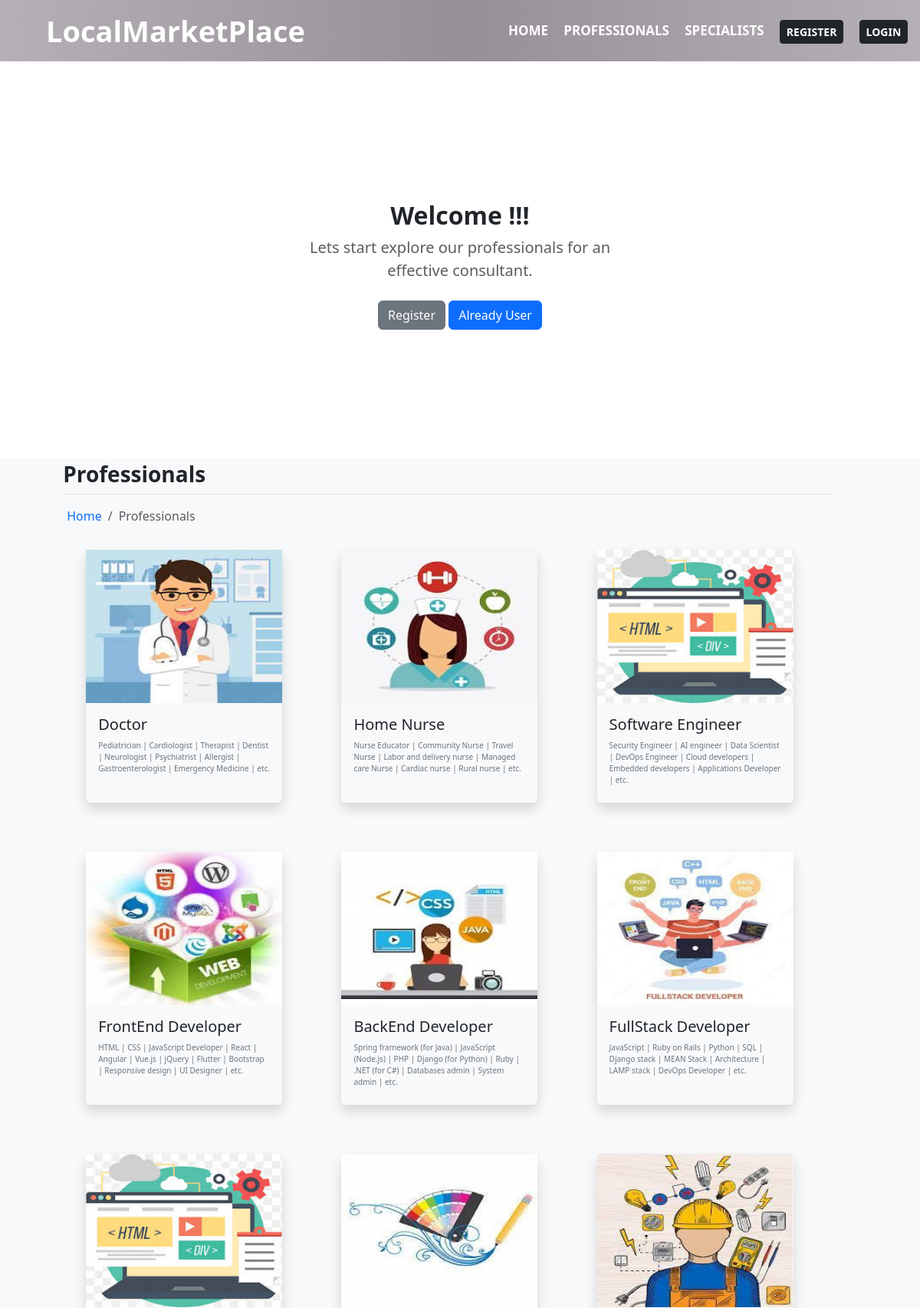
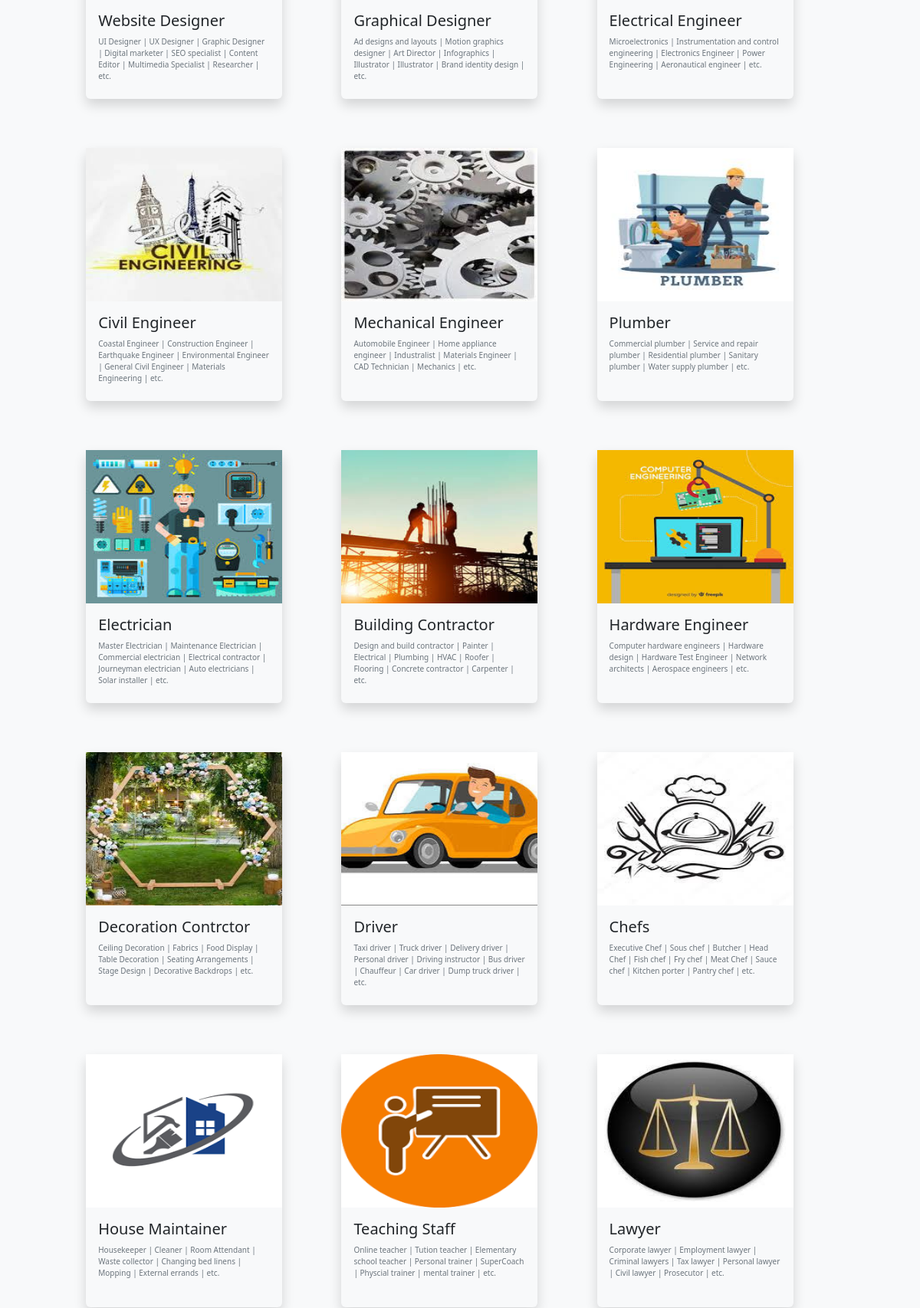
/professionals/ (upper part), run on the app's committed database (2 pictures, top to bottom).
### app_layouts/models.py (models this page shows, shortened)
class Profession(models.Model):
    Profession_category=models.CharField(max_length=150,null=False,blank=False)
    Image=models.ImageField(upload_to=getFileName,null=True,blank=True)
    Description=models.TextField(max_length=750,null=True,blank=True)
    Status=models.BooleanField(default=False,help_text="0-show status || 1- hidden")
    Emergant_freelancer=models.BooleanField(default=True,help_text="0-show status || 1- hidden")
    Created_at=models.DateTimeField(auto_now_add=True)

### app_layouts/views.py (the view)
# urls.py: path('professionals/',views.professional,name='professionals'),
def professional(request):
    profession=Profession.objects.filter(Status=1)
    return render(request,'professionals.html',{"profession":profession})

### app_layouts/templates/professionals.html (shortened to what this page needs)
{% extends 'default_page.html' %}
{% block title %}
{% load static %}
{% endblock title %}
{% block body %}
{% include 'navbar.html' %}
    <section>
        <div class="container">
                {% include 'success_msg.html' %}
        </div>
    </section>
    <section class="py-5 text-center container" style="margin-top: 70px;">
        <div class="row py-lg-5">
            <div class="col-lg-6 col-md-8 mx-auto">
                <div class="fw-light"><h2><b>Welcome !!!</b></h2></div>
                <p class="lead text-muted">Lets start explore our professionals for an effective consultant.</p>
                <p>
                    <a href="{% url 'registeration' %}" class="btn btn-secondary my-2">Register</a>
                    <a href="{% url 'login' %}" class="btn btn-primary my-2">Already User</a>
                </p>
            </div>
        </div>
    </section>
    <section class="bg-light py-1 my-5">
        <div class="container-fluid">
            <div class="row">
                <div class="col-12">
                    <div class="mb-3" style="margin-left: -30px;">
                        <h3 class=""><b>Professionals</b></h3>
                        <hr style="margin-top: 0px; border-color: #9aa8ac">
                    </div>
                </div>
            </div>
        </div>
        <div class="container-fluid">
            <div class="row">
                <nav aria-label="breadcrumb" style="margin-left: -25px;">
                    <ol class="breadcrumb">
                        <li class="breadcrumb-item"><a href="{% url 'home' %}" style="text-decoration: none;">Home</a></li>
                        <li class="breadcrumb-item active" aria-current="page">Professionals</li>
                    </ol>
                </nav>
                {% for i in profession %}
                <div class="col-md-3 me-auto" style="width: 280px;">
                    <a href="{% url 'professionals' i.Profession_category %}" style="text-decoration: none;">
                        <div class="card my-3 border border-0 shadow mb-5 bg-body-tertiary rounded" style="height: 330px;">
                            <img src="{{i.Image.url}}" class="card-image-top" alt="Profession" style="height: 200px;">
                            <div class="card-body">
                                <h5 class="card-title text-dark">{{i.Profession_category}}</h5>
                                <p class="card-text text-secondary" style="font-size: 10px;">{{i.Description}}</p>
                            </div>
                        </div>
                    </a>
                </div>
                {% endfor %}
            </div>
        </div>
    </section>
{% include 'footer.html' %}
{% endblock body %}

### static/Navbar.css (style rules this page uses)
* { padding: 0; margin: 0; text-decoration: none; list-style: none; box-sizing: border-box; }
body { font-family: poppins; }
section { padding: 2 rem 9%; }

### static/footer.css (style rules this page uses)
.row { width: 85%; margin: auto; display: flex; flex-wrap: wrap; align-items:flex-start ; justify-content: space-between; }

### data on the page
Profession: Image (picture), Profession_category "Doctor", Description "Pediatrician | Cardiologist | Therapist | Dentist | Neurologist | Psychiatrist | Allergist | Gastroenterologist | Emergency Medicine | etc."
Profession: Image (picture), Profession_category "Home Nurse", Description "Nurse Educator | Community Nurse | Travel Nurse | Labor and delivery nurse | Managed care Nurse | Cardiac nurse | Rural nurse | etc."
Profession: Image (picture), Profession_category "Software Engineer", Description "Security Engineer | AI engineer | Data Scientist | DevOps Engineer | Cloud developers | Embedded developers | Applications Developer | etc."
Profession: Image (picture), Profession_category "FrontEnd Developer", Description "HTML | CSS | JavaScript Developer | React | Angular | Vue.js | jQuery | Flutter | Bootstrap | Responsive design | UI Designer | etc."
Profession: Image (picture), Profession_category "BackEnd Developer", Description "Spring framework (for Java) | JavaScript (Node.js) | PHP | Django (for Python) | Ruby | .NET (for C#) | Databases admin | System admin | etc."
Profession: Image (picture), Profession_category "FullStack Developer", Description "JavaScript | Ruby on Rails | Python | SQL | Django stack | MEAN Stack | Architecture | LAMP stack | DevOps Developer | etc."
Profession: Image (picture), Profession_category "Website Designer", Description "UI Designer | UX Designer | Graphic Designer | Digital marketer | SEO specialist | Content Editor | Multimedia Specialist | Researcher | etc."
Profession: Image (picture), Profession_category "Graphical Designer", Description "Ad designs and layouts | Motion graphics designer | Art Director | Infographics | Illustrator | Illustrator | Brand identity design | etc."
Profession: Image (picture), Profession_category "Electrical Engineer", Description "Microelectronics | Instrumentation and control engineering | Electronics Engineer | Power Engineering | Aeronautical engineer | etc."
Profession: Image (picture), Profession_category "Civil Engineer", Description "Coastal Engineer | Construction Engineer | Earthquake Engineer | Environmental Engineer | General Civil Engineer | Materials Engineering | etc."
Profession: Image (picture), Profession_category "Mechanical Engineer", Description "Automobile Engineer | Home appliance engineer | Industralist | Materials Engineer | CAD Technician | Mechanics | etc."
Profession: Image (picture), Profession_category "Plumber", Description "Commercial plumber | Service and repair plumber | Residential plumber | Sanitary plumber | Water supply plumber | etc."
Profession: Image (picture), Profession_category "Electrician", Description "Master Electrician | Maintenance Electrician | Commercial electrician | Electrical contractor | Journeyman electrician | Auto electricians | Solar installer | etc."
Profession: Image (picture), Profession_category "Building Contractor", Description "Design and build contractor | Painter | Electrical | Plumbing | HVAC | Roofer | Flooring | Concrete contractor | Carpenter | etc."
Profession: Image (picture), Profession_category "Hardware Engineer", Description "Computer hardware engineers | Hardware design | Hardware Test Engineer | Network architects | Aerospace engineers | etc."
Profession: Image (picture), Profession_category "Decoration Contrctor", Description "Ceiling Decoration | Fabrics | Food Display | Table Decoration | Seating Arrangements | Stage Design | Decorative Backdrops | etc."
Profession: Image (picture), Profession_category "Driver", Description "Taxi driver | Truck driver | Delivery driver | Personal driver | Driving instructor | Bus driver | Chauffeur | Car driver | Dump truck driver | etc."
Profession: Image (picture), Profession_category "Chefs", Description "Executive Chef | Sous chef | Butcher | Head Chef | Fish chef | Fry chef | Meat Chef | Sauce chef | Kitchen porter | Pantry chef | etc."
Profession: Image (picture), Profession_category "House Maintainer", Description "Housekeeper | Cleaner | Room Attendant | Waste collector | Changing bed linens | Mopping | External errands | etc."
Profession: Image (picture), Profession_category "Teaching Staff", Description "Online teacher | Tution teacher | Elementary school teacher | Personal trainer | SuperCoach | Physcial trainer | mental trainer | etc."
Profession: Image (picture), Profession_category "Lawyer", Description "Corporate lawyer | Employment lawyer | Criminal lawyers | Tax lawyer | Personal lawyer | Civil lawyer | Prosecutor | etc."
